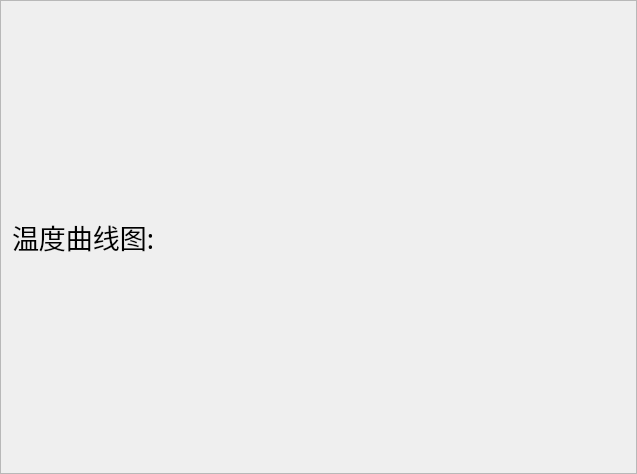
<?xml version="1.0" encoding="UTF-8"?>
<ui version="4.0">
 <class>hfTemperature</class>
 <widget class="QFrame" name="hfTemperature">
  <property name="geometry">
   <rect>
    <x>0</x>
    <y>0</y>
    <width>637</width>
    <height>474</height>
   </rect>
  </property>
  <property name="windowTitle">
   <string>Frame</string>
  </property>
  <property name="frameShape">
   <enum>QFrame::StyledPanel</enum>
  </property>
  <property name="frameShadow">
   <enum>QFrame::Raised</enum>
  </property>
  <layout class="QVBoxLayout" name="verticalLayout_2">
   <item>
    <layout class="QVBoxLayout" name="verticalLayout" stretch="1">
     <item>
      <widget class="QLabel" name="label_hint_temperature">
       <property name="font">
        <font>
         <family>黑体</family>
         <pointsize>20</pointsize>
        </font>
       </property>
       <property name="text">
        <string>温度曲线图:</string>
       </property>
      </widget>
     </item>
    </layout>
   </item>
  </layout>
 </widget>
 <resources/>
 <connections/>
</ui>
